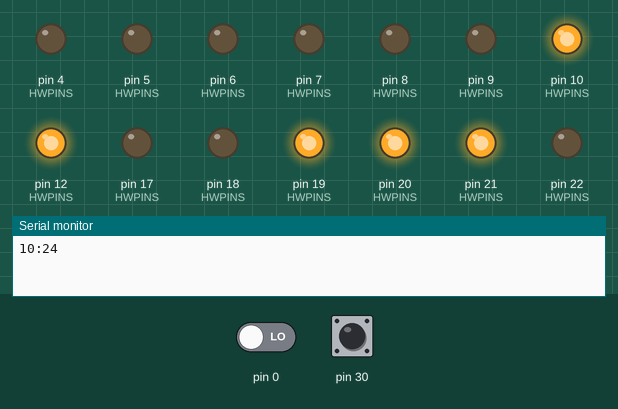
Recording of a sketch running on a simulated Arduino Mega 2560, built with avr-gcc and run on an emulated ATmega2560. Shown: output pins drawn as LEDs (lit = HIGH), the last lines printed to the serial monitor. The test bench sets the inputs (shaded band); at power-on: pin 30 LOW, pin 0 LOW. The local clock reads 2024-03-15 10:24:30 at power-on unless the sketch sets it.

Above: at 1.7 s.
1.8 s: pin 30 pulsed HIGH 2 times (0.12 s each, 0.3 s apart)
At 2.9 s:
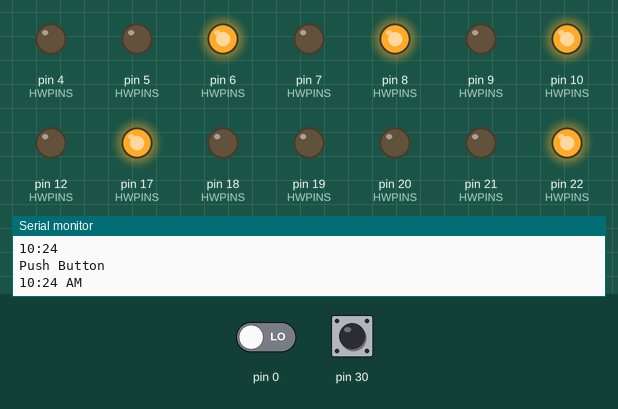
At 31.4 s:
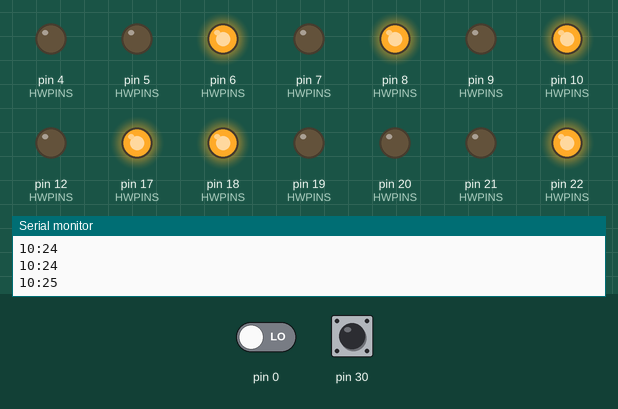
Timing chart, 0 to 32.0 s (numbered marks = the images above; inputs shaded):
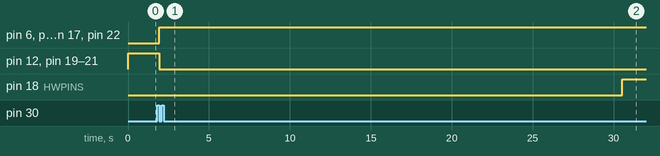

The sketch:

NixieClock.ino
```cpp
/*
 Name:		NixieClock.ino
 Created:	4/27/2021 8:53:46 AM
 Author:	zippo
*/

#include "NixieDisplay.h"
#include "Time_Clock.h"
#include "Encoder.h"

/*
SDMA = 17; //PB0
SDMB = 19; //PF6
SDMC = 18; //PF7
SDMD = 7; //PE6
FDMA = 23; //PF0
FDMB = 21; //PF4
FDMC = 20; //PF5
FDMD = 22; //PF1
SDHA = 13; //PC7
SDHB = 10; //PB6
SDHC = 9; //PB5
SDHD = 5; //PC6
FDHA = 8; //PB4
FDHB = 12; //PD6
FDHC = 4; //PD4
FDHD = 6; //PD7

inputCLK 0 // Encoder counter
inputDT 1 // Encouder counter
HourButton 30 // Encoder button press
*/


int HWPINS[16] = {17, 19, 18, 7, 23, 21, 20, 22, 13, 10, 9, 5, 8, 12, 4, 6};

NixieDisplay nixiedisplay(HWPINS);
Time_Clock time_clock(true);
Encoder encoder(0, 1, 30);

unsigned long LoopTime; //used to only check time every so often

void setup()
{

    Serial.begin(9600);

    delay(500);
    LoopTime = millis();//set the looptime first time
    time_clock.Set24Hour();
}


void loop()
{

    if (encoder.ButtonPressCheck()) {
        time_clock.TwelveOrTwentyFour(); //Call clock class to swap 24/12hour configuration
        nixiedisplay.NumberToPrint(time_clock.TimeinInt());
    }

    //Check to see is encoder has moved, call time_clock set function
    if (encoder.EncoderCheck(&time_clock)){
      nixiedisplay.NumberToPrint(time_clock.TimeinInt());
    }

    //Uses the sloppy CPU clock time to limit the amount of checks to RTC chip
    if ((millis() - LoopTime) > 10000) {
        time_clock.ClockSerialPrintTime();
        //Serial.println(time_clock.TimeinInt());
        nixiedisplay.NumberToPrint(time_clock.TimeinInt());
        LoopTime = millis(); //set looptime to now
    }


}
```

Encoder.cpp
```cpp
#include "Encoder.h"
#include "Arduino.h"
#include "Time_Clock.h"

Encoder::Encoder(int CLK, int DT, int HB) {

	bool PressLock = false;
	inputCLK = CLK;
	inputDT = DT;
	HourButton = HB;


	//Set all pins for encoder
	pinMode(inputCLK, INPUT);
	pinMode(inputDT, INPUT);
	pinMode(HourButton, INPUT);


	// Read the initial state of inputCLK
	// Assign to previousStateCLK variable
	previousStateCLK = digitalRead(inputCLK);

}


/*This function checks if the encoder has moved. It then calls the time set function accordingly.
* The Time_Clock function is passed in, and then pointed TimeClock Function is pointed to.
*/
bool Encoder::EncoderCheck(Time_Clock *time_clock) {
    bool Change = false;
    currentStateCLK = digitalRead(inputCLK);
    // If the previous and the current state of the inputCLK are different then a pulse has occured
    if (currentStateCLK != previousStateCLK) {
        // If the inputDT state is different than the inputCLK state then
        if (digitalRead(inputDT) != currentStateCLK) {
            // Encoder is rotating counterclockwise
            //Serial.println("CCW");
            time_clock->SetTimeMWithMinFromMidnight(time_clock->MinutesFromMidnight() - 1);
            Change = true;
        }
        else {
            // Encoder is rotating clockwise
            //Serial.println("CW");
            time_clock->SetTimeMWithMinFromMidnight(time_clock->MinutesFromMidnight() + 1);
            Change = true;
        }
    }
    // Update previousStateCLK with the current state
    previousStateCLK = currentStateCLK;
    return Change;
}

/*This Function handles the button press which switches between 24 hour and 12hour
* Time must be reset after switch as it does not handle the swap well
*/
bool Encoder::ButtonPressCheck() {

    if ((digitalRead(HourButton) == 1) && (PressLock == false)) {
        PressLock = true;
        return false;
    }
    else if ((digitalRead(HourButton) == 0) && (PressLock == true)) {
        PressLock = false;
        Serial.println("Push Button");
        //Button Pressed
        return true;
    }

    return false;
}
```

Encoder.h
```cpp
#ifndef ENCODER
#define ENCODER

#include "Arduino.h"
#include "Time_Clock.h"

class Encoder {

public:

	Encoder(int CLK, int DT, int HB);

	bool EncoderCheck(Time_Clock *time_clock);
	bool ButtonPressCheck();

private:

	int  inputCLK, inputDT, HourButton;
	bool PressLock; //used to prevent mutiple button presses
	int currentStateCLK, previousStateCLK; //Used for encoder

};

#endif
```

NixieDisplay.cpp
```cpp
#include "NixieDisplay.h"
#include "Arduino.h"

NixieDisplay::NixieDisplay(int HWPINS[16]) {

    for (int i = 0; i < 16; i++){
      HW_PINS[i] = HWPINS[i];
      pinMode(HW_PINS[i], OUTPUT);
      //digitalWrite(i, LOW);
    }


    PrintNumber(0, HW_PINS[0], HW_PINS[1], HW_PINS[2], HW_PINS[3]);
    PrintNumber(0, HW_PINS[4], HW_PINS[5], HW_PINS[6], HW_PINS[7]);
    PrintNumber(0, HW_PINS[8], HW_PINS[9], HW_PINS[10], HW_PINS[11]);
    PrintNumber(0, HW_PINS[12], HW_PINS[13], HW_PINS[14], HW_PINS[15]);

}


void NixieDisplay::NumberToPrint(int num) {

    //Split time into digits needed to display
    int MS = num % 10;
    num = num / 10;
    int MF = num % 10;
    num = num / 10;
    int HS = num % 10;
    num = num / 10;
    int HF = num % 10;
    num = num / 10;


    //send each digit to the digit writer. The array has the pins for A B C & D for each tube
    PrintNumber(MS, HW_PINS[0], HW_PINS[1], HW_PINS[2], HW_PINS[3]);
    PrintNumber(MF, HW_PINS[4], HW_PINS[5], HW_PINS[6], HW_PINS[7]);
    PrintNumber(HS, HW_PINS[8], HW_PINS[9], HW_PINS[10], HW_PINS[11]);
    PrintNumber(HF, HW_PINS[12], HW_PINS[13], HW_PINS[14], HW_PINS[15]);
}

void NixieDisplay::PrintNumber(int NUM, int A, int B, int C, int D){

  switch (NUM){
      case 0:
          digitalWrite(A, LOW);
          digitalWrite(B, HIGH);
          digitalWrite(C, LOW);
          digitalWrite(D, LOW);
          break;
      case 1:
          digitalWrite(A, HIGH);
          digitalWrite(B, LOW);
          digitalWrite(C, LOW);
          digitalWrite(D, HIGH);
          break;
      case 2:
          digitalWrite(A, LOW);
          digitalWrite(B, LOW);
          digitalWrite(C, LOW);
          digitalWrite(D, HIGH);
          break;
      case 3:
          digitalWrite(A, LOW);
          digitalWrite(B, LOW);
          digitalWrite(C, LOW);
          digitalWrite(D, LOW);
          break;
      case 4:
          digitalWrite(A, HIGH);
          digitalWrite(B, LOW);
          digitalWrite(C, LOW);
          digitalWrite(D, LOW);
          break;
      case 5:
          digitalWrite(A, HIGH);
          digitalWrite(B, LOW);
          digitalWrite(C, HIGH);
          digitalWrite(D, LOW);
          break;
      case 6:
          digitalWrite(A, LOW);
          digitalWrite(B, LOW);
          digitalWrite(C, HIGH);
          digitalWrite(D, LOW);
          break;
      case 7:
          digitalWrite(A, LOW);
          digitalWrite(B, HIGH);
          digitalWrite(C, HIGH);
          digitalWrite(D, LOW);
          break;
       case 8:
          digitalWrite(A, HIGH);
          digitalWrite(B, HIGH);
          digitalWrite(C, HIGH);
          digitalWrite(D, LOW);
          break;
      case 9:
          digitalWrite(A, HIGH);
          digitalWrite(B, HIGH);
          digitalWrite(C, LOW);
          digitalWrite(D, LOW);
          break;
    }


}
```

NixieDisplay.h
```cpp
#ifndef NIXIEDISPLAY
#define NIXIEDISPLAY

class NixieDisplay {

public:

	NixieDisplay(int HWPINS[16]);

	void NumberToPrint(int num);


private:

int HW_PINS[16];
void PrintNumber(int NUM, int A, int B, int C, int D);

};

#endif
```

Time_Clock.cpp
```cpp
#include "Time_Clock.h"
#include <Wire.h>
#include <DS3231.h>


//For some reason this required me to pass a varable to default constructure?
Time_Clock::Time_Clock(bool x) {

    Wire.begin();

}


/*This function calculates the minutes from midnight. This is used to set time,
* as adding to total minutes is easier and quicker then nested if statements needed
* for all cases.
* This also checks for 24 or 12 hour setup. Time is always set with 24 hour time.
*/
int Time_Clock::MinutesFromMidnight() {
    if (h12Flag) {
        if (pmFlag) {
            return((Clock_Chip.getHour(h12Flag, pmFlag) + 12) * 60 + Clock_Chip.getMinute());
        }
        else {
            if (Clock_Chip.getHour(h12Flag, pmFlag) == 12) {
                return (Clock_Chip.getMinute());
            }
            else {
                return (Clock_Chip.getHour(h12Flag, pmFlag) * 60 + Clock_Chip.getMinute());
            }

        }
    }
    else {//24 hours format
        return (Clock_Chip.getHour(h12Flag, pmFlag) * 60 + Clock_Chip.getMinute());
    }

}

/* This function sets the time from minutes from midnight. It also handles
* the day wrap. Using minutes from midnight makes it much simpler, when working
* with both 24 and 12 AM/PM configurations
*/
void Time_Clock::SetTimeMWithMinFromMidnight(int TotalMin) {
    //Serial.println(TotalMin );
    //Handle Day Wrap
    if (TotalMin >= 1440) {
        TotalMin = 0;
    }
    else if (TotalMin < 0) {
        TotalMin = 1439;
    }

    Clock_Chip.setHour(TotalMin / 60);
    Clock_Chip.setMinute(TotalMin % 60);
    //SerialPrintTime();
    //Serial.println("\n");

    ClockSerialPrintTime();
}


/*This Function checks to see if the clock is in 12 or 24 hour mode
The chip does not seem to handle 24 hour to AM/PM, so time must be reset after change
Save time, adjust mode and resave time
h12Flag -> 24hour = false, 12hour = true
pmFlag -> True = PM, False = AM
*/
void Time_Clock::TwelveOrTwentyFour() {

    if (h12Flag) {  //In 12hour mode
        int temp = MinutesFromMidnight();
        Clock_Chip.setClockMode(false);
        SetTimeMWithMinFromMidnight(temp);
    }
    else {      //In 24hour mode
        int temp = MinutesFromMidnight();
        Clock_Chip.setClockMode(true);
        SetTimeMWithMinFromMidnight(temp);
    }

}

/*Set time was added to allow the 24/12 hour to be set without push button
 * The push button triggers randomly and causes issues
 */
void Time_Clock::Set24Hour(){
  int temp = MinutesFromMidnight();
  Clock_Chip.setClockMode(false);
  SetTimeMWithMinFromMidnight(temp);
}

void Time_Clock::Set12Hour(){
  int temp = MinutesFromMidnight();
  Clock_Chip.setClockMode(true);
  SetTimeMWithMinFromMidnight(temp);
}

/* Serial out time in nice format
*/
void Time_Clock::ClockSerialPrintTime() {
    if (h12Flag) {
        if (pmFlag) {
            Serial.print(Clock_Chip.getHour(h12Flag, pmFlag), DEC);
            Serial.print(":");
            Serial.print(Clock_Chip.getMinute(), DEC);
            Serial.println(" PM");
        }
        else {
            Serial.print(Clock_Chip.getHour(h12Flag, pmFlag), DEC);
            Serial.print(":");
            Serial.print(Clock_Chip.getMinute(), DEC);
            Serial.println(" AM");
        }
    }
    else {
        Serial.print(Clock_Chip.getHour(h12Flag, pmFlag), DEC);
        Serial.print(":");
        Serial.println(Clock_Chip.getMinute(), DEC);
    }
}

/* Serial out time in nice format
*/
int Time_Clock::TimeinInt() {
    int time = 0;
    if (h12Flag) {
        if (pmFlag) {
            time = Clock_Chip.getHour(h12Flag, pmFlag) * 100;
            time = time + Clock_Chip.getMinute();
        }
        else {
            time = Clock_Chip.getHour(h12Flag, pmFlag) * 100;
            time = time + Clock_Chip.getMinute();
        }
    }
    else {
        time = Clock_Chip.getHour(h12Flag, pmFlag) * 100;
        time = time + Clock_Chip.getMinute();
    }
    return time;
}
```

Time_Clock.h
```cpp
#ifndef TIME_CLOCK
#define TIME_CLOCK

#include <Wire.h>
#include <DS3231.h>

class Time_Clock {

public:

	Time_Clock(bool x);

	int MinutesFromMidnight();
	void SetTimeMWithMinFromMidnight(int TotalMin);
	void TwelveOrTwentyFour();
	void ClockSerialPrintTime();
  int TimeinInt();
  void Set24Hour();
  void Set12Hour();

private:

	DS3231 Clock_Chip;
	bool h12Flag, pmFlag;

};

#endif
```

Measured:
- after the input at 1.8 s, pin 6 (HWPINS), pin 8 (HWPINS), pin 17 (HWPINS), pin 22 (HWPINS): LOW → HIGH after 0.13 s instead of 8.7 s; pin 12 (HWPINS), pin 19 (HWPINS), pin 20 (HWPINS), pin 21 (HWPINS): HIGH → LOW after 0.13 s instead of 8.7 s
